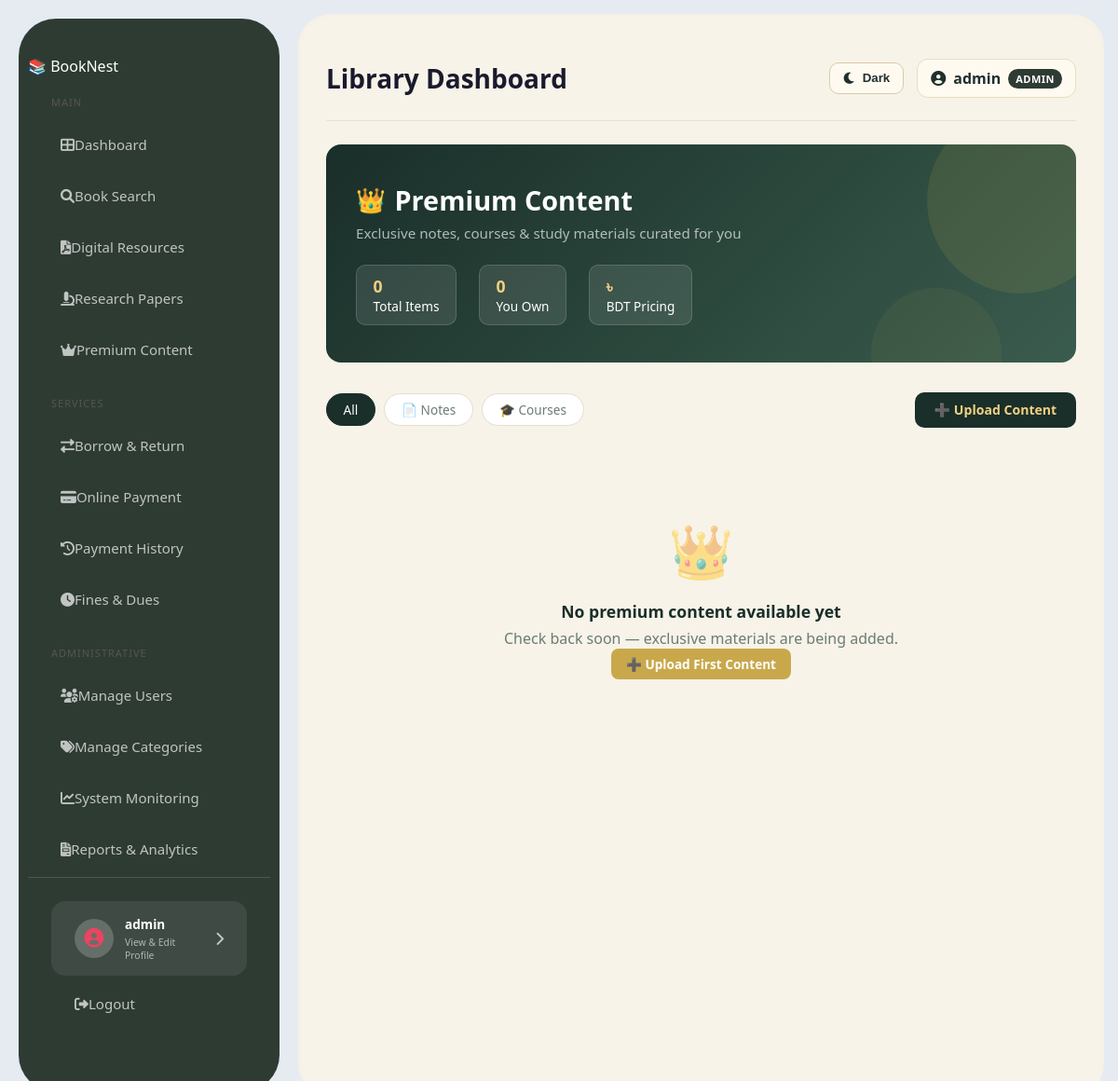
/premium-content/ (signed in), run on an earlier commit of the app's database.
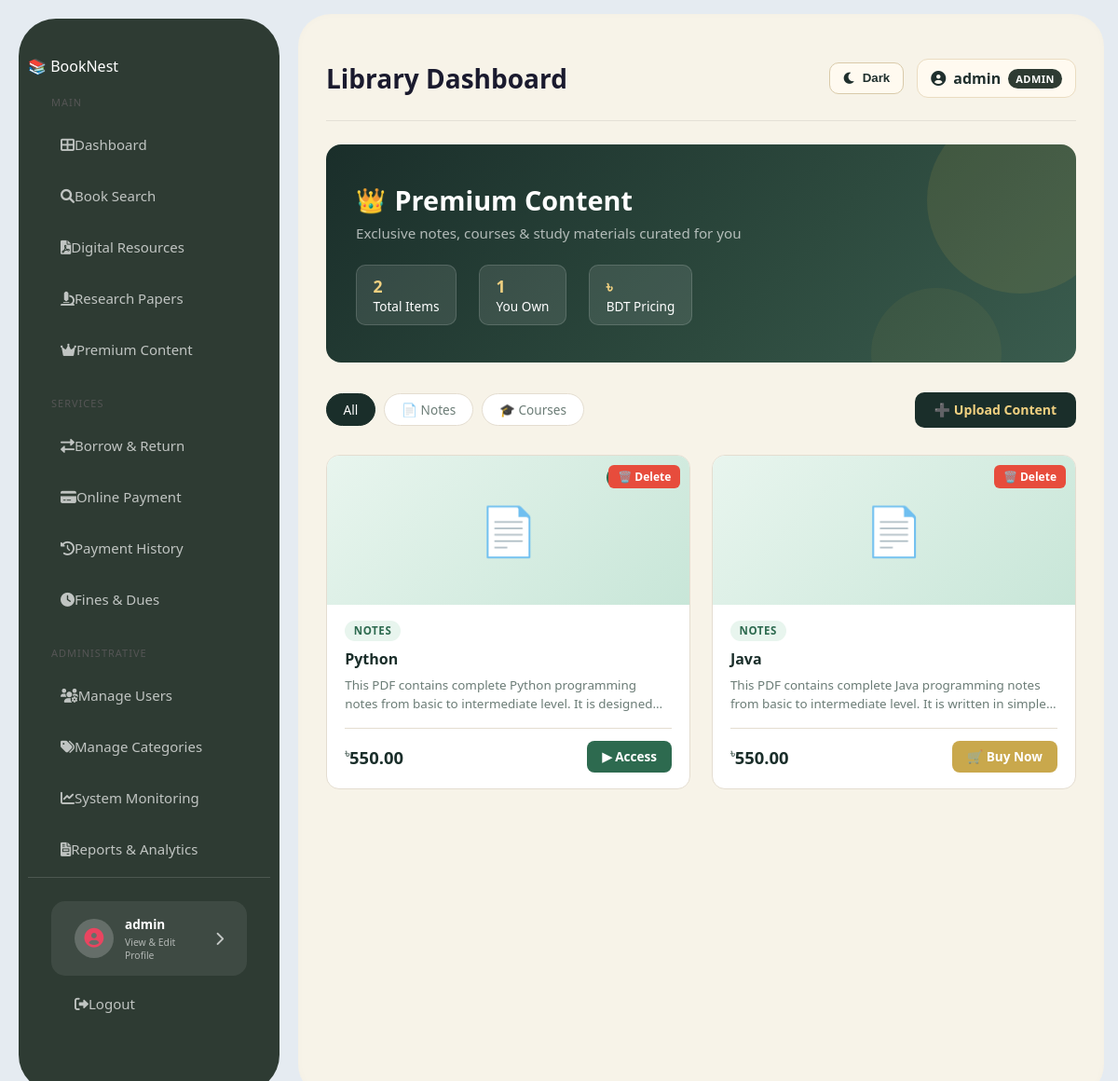
And on a later commit of the database.
### library/models.py (models this page shows, shortened)
class PremiumContent(models.Model):
    CONTENT_TYPE = [
        ('notes', 'Notes'),
        ('course', 'Course'),
    ]
    title = models.CharField(max_length=200)
    description = models.TextField()
    content_type = models.CharField(max_length=10, choices=CONTENT_TYPE)
    file = models.FileField(upload_to='premium_content/')
    thumbnail = models.ImageField(upload_to='premium_thumbnails/', blank=True, null=True)
    price = models.DecimalField(max_digits=8, decimal_places=2)
    created_at = models.DateTimeField(auto_now_add=True)
    is_active = models.BooleanField(default=True)

### library/views.py (the view)
# urls.py: path('premium-content/', views.premium_content_list, name='premium_content'),
@login_required
def premium_content_list(request):
    contents = PremiumContent.objects.filter(is_active=True)
    purchased_ids = PremiumPurchase.objects.filter(
        user=request.user
    ).values_list('content_id', flat=True)
    return render(request, 'library/premium_content.html', {
        'contents': contents,
        'purchased_ids': purchased_ids,
    })

### library/models.py (called while the page is built)
    def get_full_name(self):
        if self.first_name and self.last_name:
            return f"{self.first_name} {self.last_name}"
        return self.username

### library/templates/library/premium_content.html (shortened to what this page needs)
{% extends 'library/base.html' %}
{% load static %}
{% block content %}
<div class="container-fluid px-0">
  <div class="premium-hero">
    <h1 class="hero-title">
      <span class="crown-icon">👑</span>
      Premium Content
    </h1>
    <p class="hero-subtitle">Exclusive notes, courses & study materials curated for you</p>
    <div class="hero-stats">
      <div class="hero-stat">
        <strong>{{ contents.count }}</strong>
        Total Items
      </div>
      <div class="hero-stat">
        <strong>{{ purchased_ids|length }}</strong>
        You Own
      </div>
      <div class="hero-stat">
        <strong>৳</strong>
        BDT Pricing
      </div>
    </div>
  </div>
  <div class="filter-bar">
    <a href="?type=" class="filter-btn {% if not request.GET.type %}active{% endif %}">All</a>
    <a href="?type=notes" class="filter-btn {% if request.GET.type == 'notes' %}active{% endif %}">📄 Notes</a>
    <a href="?type=course" class="filter-btn {% if request.GET.type == 'course' %}active{% endif %}">🎓 Courses</a>
    {% if request.user.is_staff %}
      <a href="{% url 'admin_upload_premium' %}" class="admin-upload-btn">➕ Upload Content</a>
    {% endif %}
  </div>
  {% if contents %}
  <div class="content-grid">
    {% for content in contents %}
      {% if not request.GET.type or request.GET.type == content.content_type %}
      <div class="content-card">
        {% if request.user.is_staff %}
          <a href="{% url 'premium_content_delete' content.pk %}"
             class="delete-badge"
             onclick="return confirm('⚠️ Delete \"{{ content.title }}\"?')">
            🗑️ Delete
          </a>
        {% endif %}
        {% if content.id in purchased_ids %}
          <span class="owned-badge">✓ Owned</span>
        {% endif %}
        {% if content.thumbnail %}
          <img src="{{ content.thumbnail.url }}" alt="{{ content.title }}" class="card-thumb">
        {% else %}
          <div class="card-thumb-placeholder {% if content.content_type == 'notes' %}notes-thumb{% else %}course-thumb{% endif %}">
            <span class="card-thumb-icon">
              {% if content.content_type == 'notes' %}📄{% else %}🎓{% endif %}
            </span>
          </div>
        {% endif %}
        <div class="card-body">
          <span class="card-type-badge {% if content.content_type == 'notes' %}badge-notes{% else %}badge-course{% endif %}">
            {{ content.get_content_type_display }}
          </span>
          <h5 class="card-title">{{ content.title }}</h5>
          <p class="card-desc">{{ content.description }}</p>
          <div class="card-footer">
            <div class="price-tag">
              <span class="currency">৳</span>{{ content.price }}
            </div>
            {% if content.id in purchased_ids %}
              <a href="{% url 'view_premium' content.pk %}" class="btn-access">▶ Access</a>
            {% else %}
              <a href="{% url 'purchase_premium' content.pk %}" class="btn-buy">🛒 Buy Now</a>
            {% endif %}
          </div>
        </div>
      </div>
      {% endif %}
    {% endfor %}
  </div>
  {% else %}
  <div class="empty-state">
    <div class="empty-icon">👑</div>
    <h4>No premium content available yet</h4>
    <p>Check back soon — exclusive materials are being added.</p>
    {% if request.user.is_staff %}
      <a href="{% url 'admin_upload_premium' %}" class="btn-buy mt-2">➕ Upload First Content</a>
    {% endif %}
  </div>
  {% endif %}
</div>
{% endblock %}

What changed in the data, as far as the page shows it:
added PremiumContent: content_type "NOTES", title "Python", description "This PDF contains complete Python programming notes from basic to intermediate level. It is…", price "550.00", shows "▶ Access"
added PremiumContent: content_type "NOTES", title "Java", description "This PDF contains complete Java programming notes from basic to intermediate level. It is written in…", price "550.00", shows "🛒 Buy Now"
Also different on the page:
{{ contents.count }}: "0" → "2"
{{ purchased_ids|length }}: "0" → "1"
text no longer shown: "👑 No premium content available yet Check back soon — exclusive materials are being added. ➕ Upload First Content"
